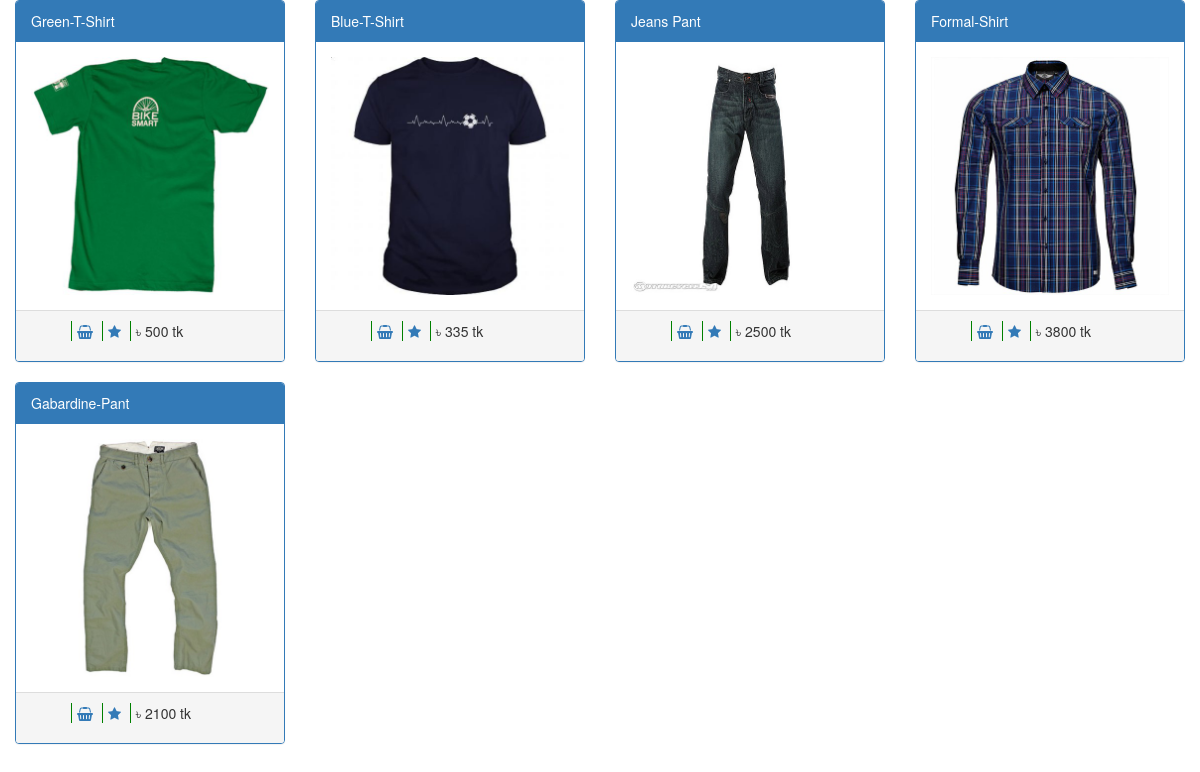
The page /categories.php?name=men on the database its author committed.
### tables this page shows
CREATE TABLE `products` (
  `id` int(11) NOT NULL,
  `product_name` varchar(20) NOT NULL,
  `categories` varchar(20) NOT NULL,
  `price` int(10) NOT NULL,
  `amount` int(10) NOT NULL,
  `img` varchar(100) NOT NULL
);

### categories.php (the view, shortened to what this page needs)
<?php
include 'connect.php';
?>
<?php
if(isset($_GET['name'])){
    $cat_pro= $_GET['name'];
}
?>
<!DOCTYPE html>
<html>
<head>
    <link rel="stylesheet" type="text/css" href="bootstrap/css/bootstrap.min.css">
    <link rel="stylesheet" type="text/css" href="font-awesome/css/font-awesome.min.css">
    <link rel="stylesheet" href="css/color.css">
</head>
<body>
<?php
$sql = "SELECT * FROM products WHERE categories='$cat_pro'";
$result = $con->query($sql);
?>
<div class="container-fluid">
    <div class="row">
        <?php
        while($row = $result->fetch_assoc())
        {
            ?>
            <div class="col-sm-3">
                <div class="panel panel-primary" >
                    <div class="panel-heading">
                        <?php    echo $row['product_name']; ?>
                    </div>
                    <div class="panel-body" style="height: 40%;">
                        <img src="img/<?php echo $row['img']; ?>" class="img-responsive" style="height: 100%;width: 100%" data-toggle="modal" data-target="#myModal<?php echo $row['id'] ?>">
                    </div>
                    <div class="panel-footer">
                        <ul class="top-nav">
                            <li><a href="add_to_cart.php?id=<?php echo $row['id']?>" <i class="fa fa-shopping-basket"></i></a></li>
                            <li><a href="#"><i class="fa fa-star"></i></a></li>
                            <li>    &#x9f3 <?php echo $row['price']; ?> tk</li>
                        </ul>
                    </div>
                </div>
            </div>
            <?php
        }
        ?>
    </div>
</div>
</body>
</html>

### css/color.css (style rules this page uses)
.top-nav li { display: inline; list-style-type: none; padding:0 5px; border-left:1px solid green ; }

### rows shown on the page
products: product_name "Green-T-Shirt", img (picture), price "500"
products: product_name "Blue-T-Shirt", img (picture), price "335"
products: product_name "Jeans Pant", img (picture), price "2500"
products: product_name "Formal-Shirt", img (picture), price "3800"
products: product_name "Gabardine-Pant", img (picture), price "2100"
